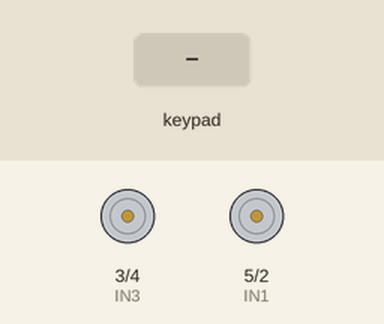
Recording of a sketch running on a simulated Arduino Uno, built with avr-gcc and run on an emulated ATmega328P. Parts: motor-driver pin pairs drawn as motors (green arrow = first pin HIGH = forward, orange = second pin HIGH = backward, longer = more drive). The test bench sets the inputs (shaded band). What the sketch prints to the serial monitor is not drawn.

Above: at 1.2 s.
1.3 s: key 'U' pressed
At 1.53 s:
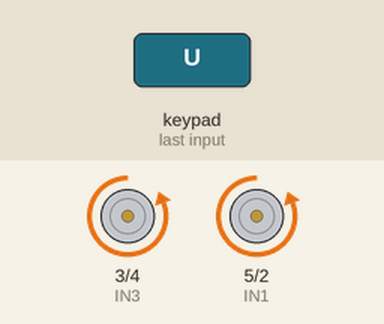
3.2 s: key 'D' pressed
At 3.43 s:
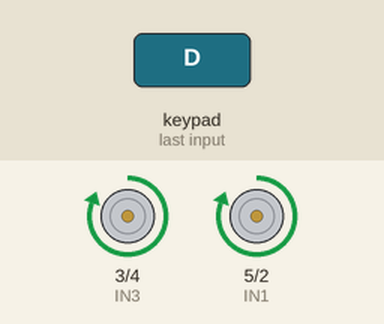
5.1 s: key 'L' pressed
At 5.33 s:
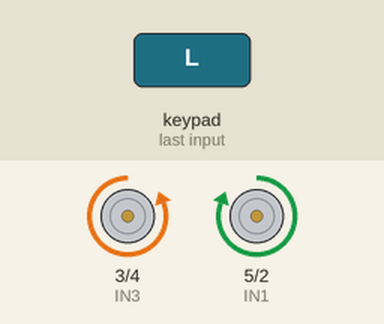
7.0 s: key 'R' pressed
At 7.22 s:
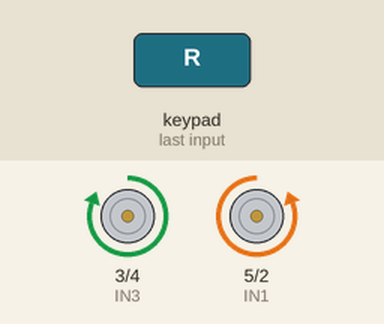
Timing chart, 0 to 9.9 s (numbered marks = the images above; inputs shaded):
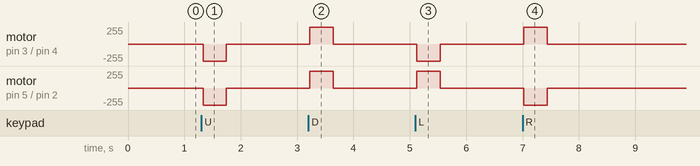

Measured:
- after the input at 1.3 s, motor on pin 3 (IN3) / pin 4 (IN4), motor on pin 5 (IN1) / pin 2 (IN2): stopped → backward 255/255 at once, → stopped 0.42 s later
- after the input at 3.2 s, motor on pin 3 (IN3) / pin 4 (IN4), motor on pin 5 (IN1) / pin 2 (IN2): stopped → forward 255/255 at once, → stopped 0.42 s later
- after the input at 5.1 s, motor on pin 3 (IN3) / pin 4 (IN4): stopped → backward 255/255 at once, → stopped 0.42 s later; motor on pin 5 (IN1) / pin 2 (IN2): stopped → forward 255/255 at once, → stopped 0.42 s later
- after the input at 7.0 s, motor on pin 3 (IN3) / pin 4 (IN4): stopped → forward 255/255 at once, → stopped 0.42 s later; motor on pin 5 (IN1) / pin 2 (IN2): stopped → backward 255/255 at once, → stopped 0.42 s later

The sketch:

Sumo_Robot_Code.ino
```cpp
#include <PS2X_lib.h>                         /* PS2 Controller Library */

PS2X ps2x;                                    /* create PS2 Controller Class*/

byte Type = 0;
byte vibrate = 0;
int RX=0,RY=0,LX=0,LY=0;
int IN1=5,IN2=2,IN3=3,IN4=4;

void setup(){

   pinMode(IN1,OUTPUT);
   pinMode(IN2,OUTPUT);
   pinMode(IN3,OUTPUT);
   pinMode(IN4,OUTPUT);
   Serial.begin(9600);
   ps2x.config_gamepad(13,11,10,12, true, true); /* setup pins and settings:  GamePad(clock, command, attention, data, Pressures?, Rumble?) check for error*/
   Type = ps2x.readType();                       /* Reading type of the PS2 Ccontroller */

}

void loop(){

   ps2x.read_gamepad(false, vibrate);   /* read controller and set large motor to spin at 'vibrate' speed */

   LY = ps2x.Analog(PSS_LY);          /* Reading Left stick Y axis */
   LX = ps2x.Analog(PSS_LX);          /* Reading Left stick X axis */
   RY = ps2x.Analog(PSS_RY);          /* Reading Right stick Y axis */
   RX = ps2x.Analog(PSS_RX);          /* Reading Right stick X axis */

   if((LY <= 9))                      /* standardize to 3 digit by checking less than 10 */
      Serial.print("00");                /* eg: if LY= 5 then it display as "005" in Serial */
   if((LY >= 9 &&LY <= 99))           /* standardize to 3 digit by checking between 10-99 */
      Serial.print("0");                 /* eg: if LY= 55 then it display as "055" in Serial */
   Serial.print(LY,DEC);                 /* display left analog stick Y axis */
   Serial.print(",");                    /* separate values using comma */
   if((LX <= 9))                      /* standardize to 3 digit by checking less than 10 */
      Serial.print("00");                /* eg: if LX= 5 then it display as "005" in Serial */
   if((LX >= 9 && LX<=99))            /* standardize to 3 digit by checking between 10-99 */
      Serial.print("0");                 /* eg: if LX= 55 then it display as "055" in Serial */
   Serial.print(LX,DEC);                 /* display left analog stick X axis */
   Serial.print(",");                    /* separate values using comma */
   if((RY <= 9))                      /* standardize to 3 digit by checking less than 10 */
      Serial.print("00");                /* eg: if RY= 5 then it display as "005" in Serial */
   if((RY >= 9 &&RY<=99))             /* standardize to 3 digit by checking between 10-99 */
      Serial.print("0");                 /* eg: if RY= 55 then it display as "055" in Serial */
   Serial.print(RY,DEC);                 /* display Right analog stick Y axis               */
   Serial.print(",");                    /* separate values using comma */
   if((RX <= 9))                      /* standardize to 3 digit by checking less than 10 */
      Serial.print("00");                /* eg: if RX= 5 then it display as "005" in Serial */
   if((RX >= 9 &&RX <= 99))           /* standardize to 3 digit by checking between 10-99 */
      Serial.print("0");                 /* eg: if RX= 55 then it display as "055" in Serial */
   Serial.print(RX,DEC);                 /* display Right analog stick X axis          */
   Serial.print(" ");

   if(ps2x.NewButtonState()) {        /* will be TRUE if any button changes state  */
      if(ps2x.ButtonPressed(PSB_PAD_UP))             /* will be TRUE as long as UP button is pressed */
         forward();
      if(ps2x.ButtonReleased(PSB_PAD_UP))
         stopp();
      if(ps2x.ButtonPressed(PSB_PAD_RIGHT))          /* will be TRUE as long as RIGHT  button is pressed */
         right();
      if(ps2x.ButtonReleased(PSB_PAD_RIGHT))
         stopp();
      if(ps2x.ButtonPressed(PSB_PAD_LEFT))           /* will be TRUE as long as LEFT button is pressed */
         left();
      if(ps2x.ButtonReleased(PSB_PAD_LEFT))
         stopp();
      if(ps2x.ButtonPressed(PSB_PAD_DOWN))           /* will be TRUE as long as DOWN button is pressed */
         backward();
      if(ps2x.ButtonReleased(PSB_PAD_DOWN))
         stopp();
   }

}

void backward()
{
  digitalWrite(IN1,HIGH);
  digitalWrite(IN2,LOW);
  digitalWrite(IN3,HIGH);
  digitalWrite(IN4,LOW);
}

void forward()
{
  digitalWrite(IN1,LOW);
  digitalWrite(IN2,HIGH);
  digitalWrite(IN3,LOW);
  digitalWrite(IN4,HIGH);
}

void left()
{
  digitalWrite(IN1,HIGH);
  digitalWrite(IN2,LOW);
  digitalWrite(IN3,LOW);
  digitalWrite(IN4,HIGH);
}

void right()
{
  digitalWrite(IN1,LOW);
  digitalWrite(IN2,HIGH);
  digitalWrite(IN3,HIGH);
  digitalWrite(IN4,LOW);
}

void stopp()
{
  digitalWrite(IN1,LOW);
  digitalWrite(IN2,LOW);
  digitalWrite(IN3,LOW);
  digitalWrite(IN4,LOW);
}
```
